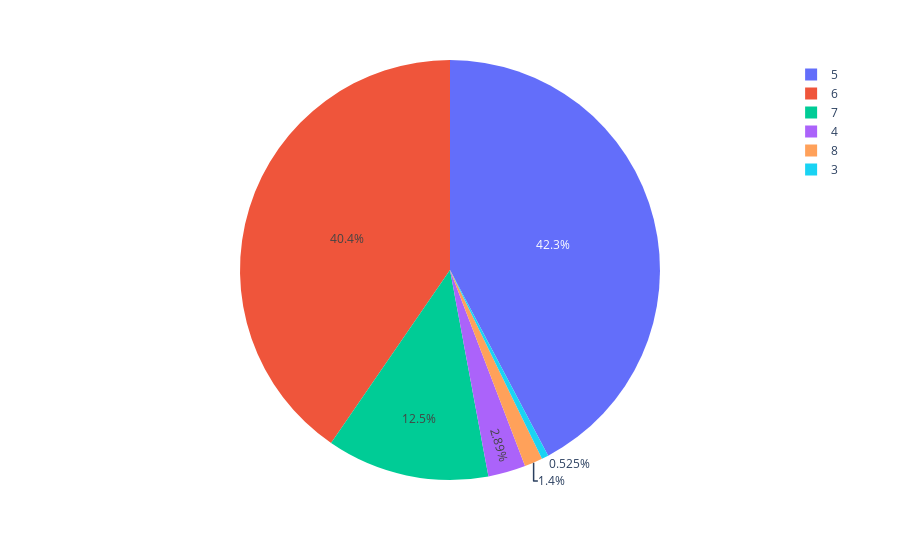

The cell this chart's notebook holds for it:
### Code cell
fig = px.pie(wine_dataset, names='quality')
fig.show()

### Figure 1 — Plotly figure (JSON) as saved in the notebook; plotly's stock layout.template omitted (floating-point values rounded to 4 significant figures; data arrays with more than 128 entries replaced by an {"elided": "..."} marker saying what was removed)
{"data": [{"domain": {"x": [0, 1], "y": [0, 1]}, "hovertemplate": "quality=%{label}<extra></extra>", "labels": {"elided": "1143 int values"}, "legendgroup": "", "name": "", "showlegend": true, "type": "pie"}], "layout": {"legend": {"tracegroupgap": 0}, "margin": {"t": 60}}}
